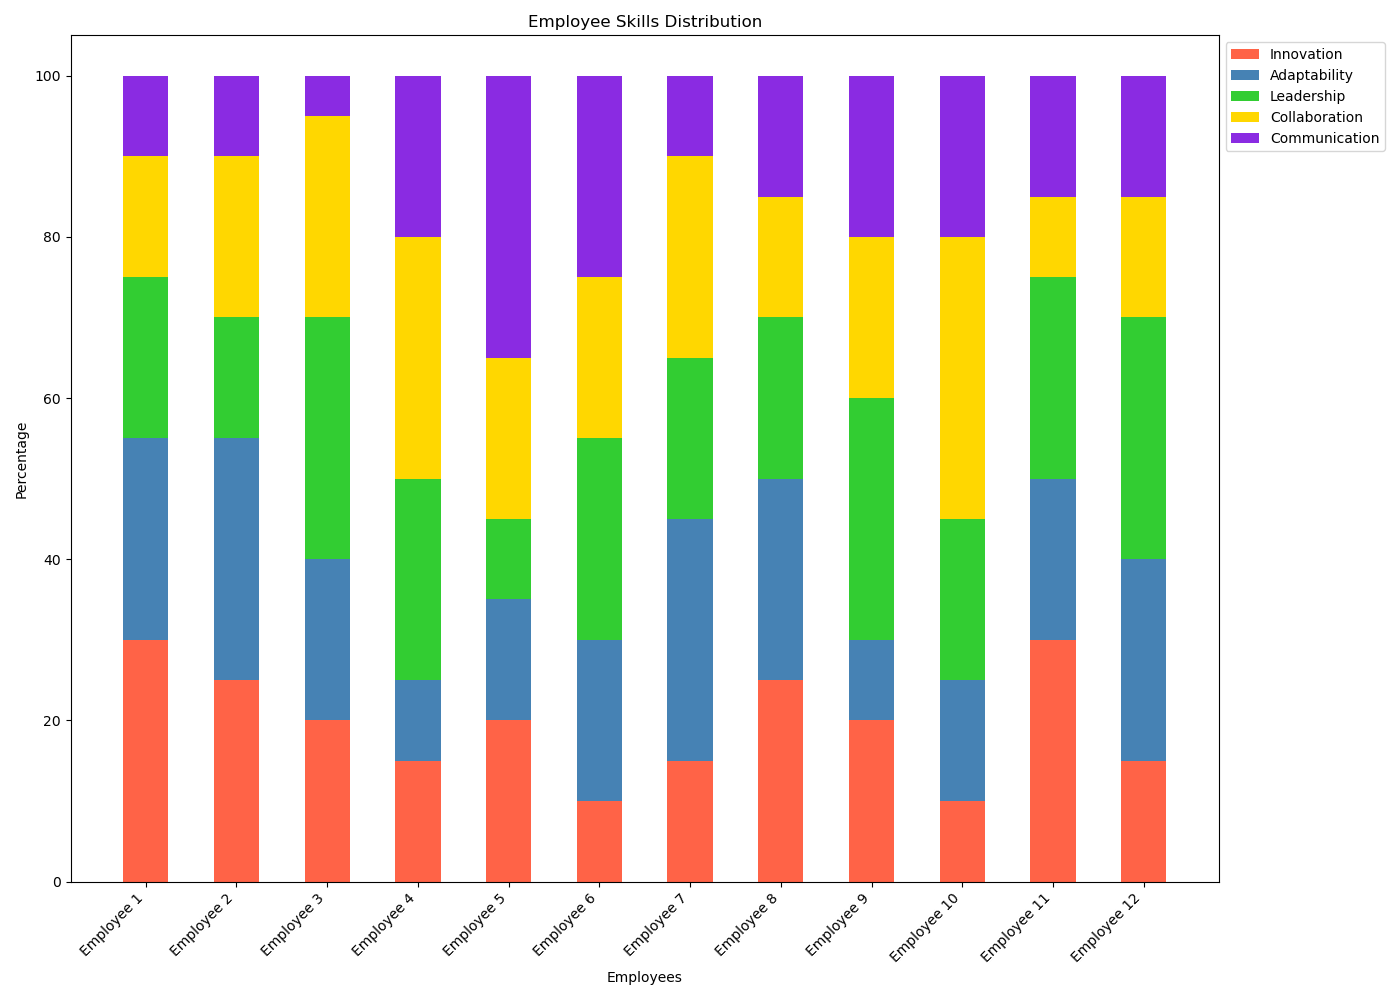

Write the Python code that produced this figure.

import matplotlib.pyplot as plt
import numpy as np

# Data
categories = [
    'Employee 1', 'Employee 2', 'Employee 3', 'Employee 4', 
    'Employee 5', 'Employee 6', 'Employee 7', 'Employee 8', 
    'Employee 9', 'Employee 10', 'Employee 11', 'Employee 12'
]
innovation = [30, 25, 20, 15, 20, 10, 15, 25, 20, 10, 30, 15]
adaptability = [25, 30, 20, 10, 15, 20, 30, 25, 10, 15, 20, 25]
leadership = [20, 15, 30, 25, 10, 25, 20, 20, 30, 20, 25, 30]
collaboration = [15, 20, 25, 30, 20, 20, 25, 15, 20, 35, 10, 15]
communication = [10, 10, 5, 20, 35, 25, 10, 15, 20, 20, 15, 15]

# Stack the data
data = np.array([innovation, adaptability, leadership, collaboration, communication])
data_cum = data.cumsum(axis=0)

# Parameters
category_colors = ['#FF6347', '#4682B4', '#32CD32', '#FFD700', '#8A2BE2']
bar_width = 0.5

# Plot
fig, ax = plt.subplots(figsize=(14, 10))

for i, (colname, color) in enumerate(zip(['Innovation', 'Adaptability', 'Leadership', 'Collaboration', 'Communication'], category_colors)):
    widths = data[i]
    starts = data_cum[i] - widths
    ax.bar(categories, widths, bottom=starts, width=bar_width, label=colname, color=color)

# Title and labels
ax.set_title('Employee Skills Distribution', loc='center')
ax.set_ylabel('Percentage')
ax.set_xlabel('Employees')
ax.legend(ncol=1, bbox_to_anchor=(1, 1), loc='upper left')

plt.xticks(rotation=45, ha='right')
plt.tight_layout()
plt.show()
